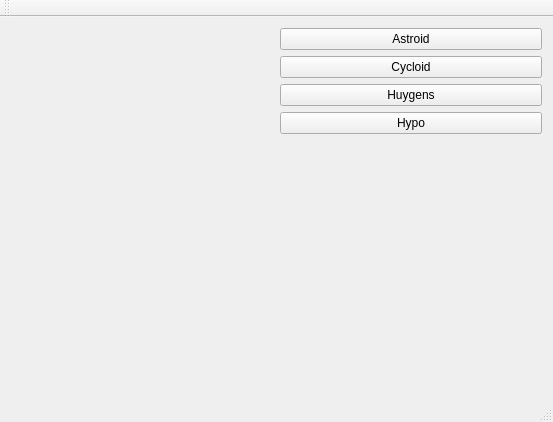
<?xml version="1.0" encoding="UTF-8"?>
<ui version="4.0">
 <class>MainWindow</class>
 <widget class="QMainWindow" name="MainWindow">
  <property name="geometry">
   <rect>
    <x>0</x>
    <y>0</y>
    <width>553</width>
    <height>422</height>
   </rect>
  </property>
  <property name="windowTitle">
   <string>MainWindow</string>
  </property>
  <widget class="QWidget" name="centralWidget">
   <layout class="QGridLayout" name="gridLayout">
    <item row="0" column="0">
     <widget class="RenderArea" name="renderArea" native="true"/>
    </item>
    <item row="0" column="1">
     <layout class="QVBoxLayout" name="verticalLayout">
      <item>
       <widget class="QPushButton" name="btnAstroid">
        <property name="text">
         <string>Astroid</string>
        </property>
       </widget>
      </item>
      <item>
       <widget class="QPushButton" name="btnCycloid">
        <property name="text">
         <string>Cycloid</string>
        </property>
       </widget>
      </item>
      <item>
       <widget class="QPushButton" name="btnHuygens">
        <property name="text">
         <string>Huygens</string>
        </property>
       </widget>
      </item>
      <item>
       <widget class="QPushButton" name="btnHypoCycloid">
        <property name="text">
         <string>Hypo</string>
        </property>
       </widget>
      </item>
      <item>
       <spacer name="verticalSpacer">
        <property name="orientation">
         <enum>Qt::Vertical</enum>
        </property>
        <property name="sizeHint" stdset="0">
         <size>
          <width>20</width>
          <height>40</height>
         </size>
        </property>
       </spacer>
      </item>
     </layout>
    </item>
   </layout>
  </widget>
  <widget class="QMenuBar" name="menuBar">
   <property name="geometry">
    <rect>
     <x>0</x>
     <y>0</y>
     <width>553</width>
     <height>23</height>
    </rect>
   </property>
  </widget>
  <widget class="QToolBar" name="mainToolBar">
   <attribute name="toolBarArea">
    <enum>TopToolBarArea</enum>
   </attribute>
   <attribute name="toolBarBreak">
    <bool>false</bool>
   </attribute>
  </widget>
  <widget class="QStatusBar" name="statusBar"/>
 </widget>
 <layoutdefault spacing="6" margin="11"/>
 <customwidgets>
  <customwidget>
   <class>RenderArea</class>
   <extends>QWidget</extends>
   <header>renderarea.h</header>
   <container>1</container>
  </customwidget>
 </customwidgets>
 <resources/>
 <connections/>
</ui>
